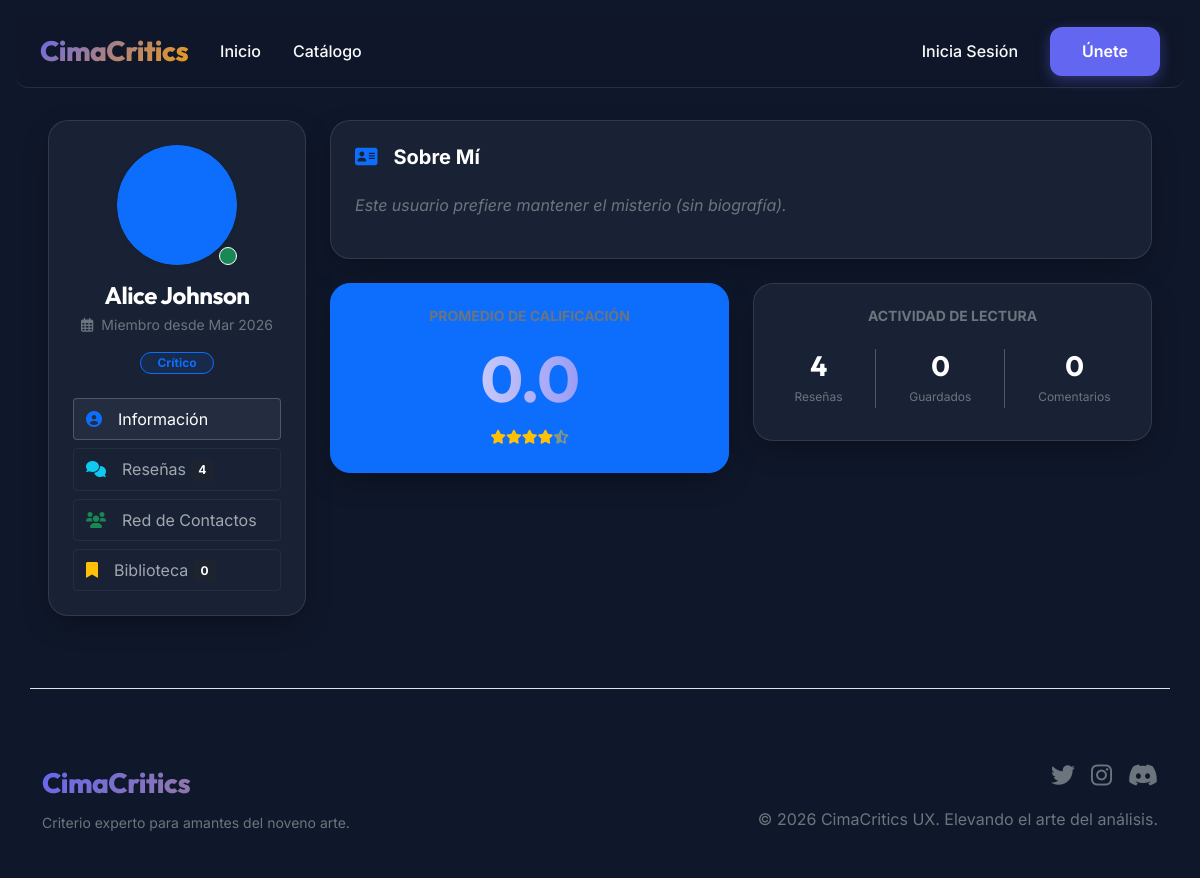
/perfil/1, run on an earlier commit of the app's database.
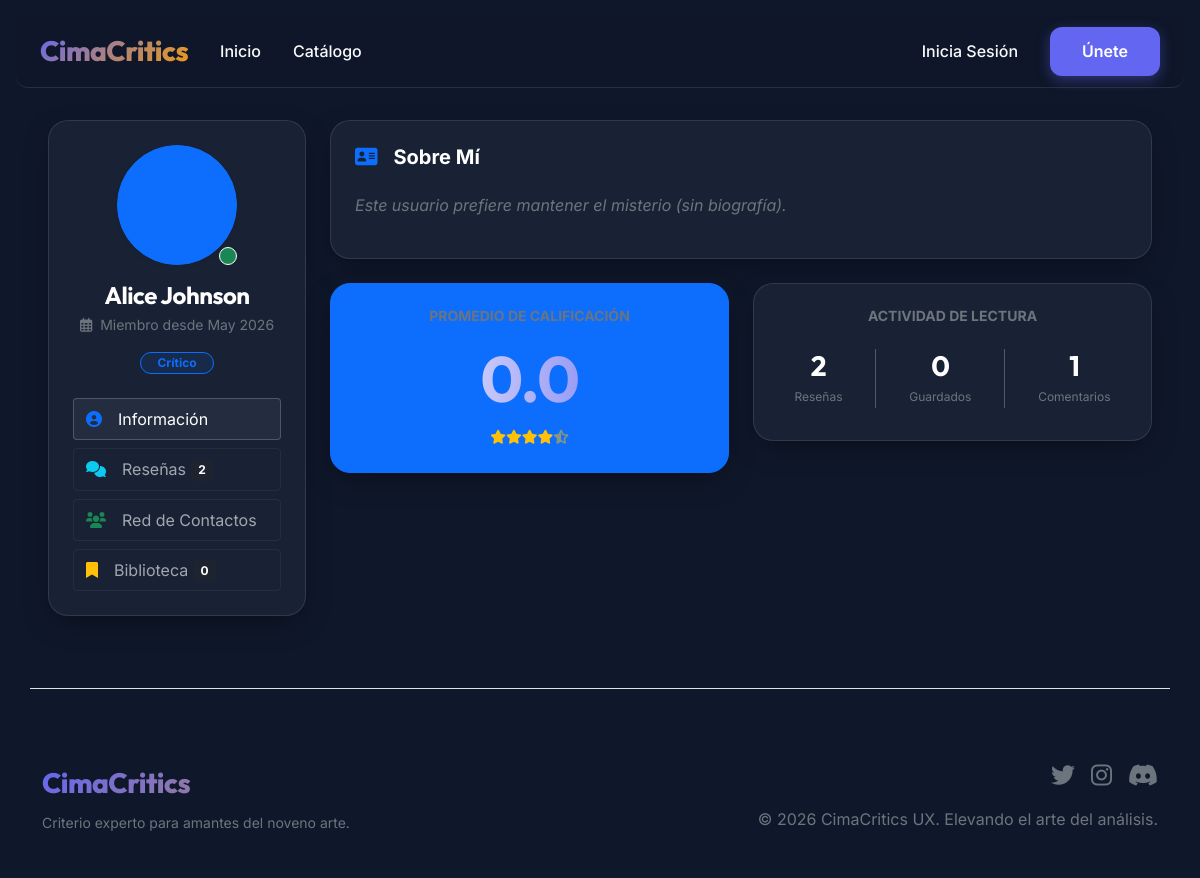
And on a later commit of the database.
### models/__init__.py (models this page shows, shortened)
class Usuario(UserMixin, db.Model):
    __tablename__ = 'usuario'
    id = db.Column(db.Integer, primary_key=True)
    nombre = db.Column(db.String(64), nullable=False)
    email = db.Column(db.String(120), unique=True, nullable=False)
    contraseña_hash = db.Column(db.String(128), nullable=False)
    fecha_registro = db.Column(db.DateTime, default=datetime.utcnow)
    es_admin = db.Column(db.Boolean, default=False)
    es_moderador = db.Column(db.Boolean, default=False)
    bio = db.Column(db.Text)
    avatar_url = db.Column(db.String(256))
    seguidores_count = db.Column(db.Integer, default=0)
    siguiendo_count = db.Column(db.Integer, default=0)
    reviews = db.relationship('Review', backref='autor', lazy='dynamic')
    comentarios = db.relationship('Comentario', backref='autor', lazy='dynamic')
    reportes = db.relationship('Reporte', backref='reportador', lazy='dynamic')
    seguidores = db.relationship('Seguimiento', foreign_keys='Seguimiento.seguido_id', backref='seguido', lazy='dynamic')
    siguiendo = db.relationship('Seguimiento', foreign_keys='Seguimiento.seguidor_id', backref='seguidor', lazy='dynamic')
    comics_guardados = db.relationship('ComicGuardado', backref='usuario', lazy='dynamic', cascade='all, delete-orphan')

### routes/main.py (the view)
@app.route('/perfil/<int:user_id>')
def perfil(user_id):
    user = Usuario.query.get_or_404(user_id)
    reviews = Review.query.filter_by(usuario_id=user_id).order_by(Review.fecha_creacion.desc()).all()
    seguidores = Seguimiento.query.filter_by(seguido_id=user_id).all()
    siguiendo = Seguimiento.query.filter_by(seguidor_id=user_id).all()
    comics_guardados = ComicGuardado.query.filter_by(usuario_id=user_id).order_by(ComicGuardado.fecha_guardado.desc()).all()
    listas_guardadas = group_saved_comics_by_list(comics_guardados)
    comment_count = Comentario.query.filter_by(usuario_id=user_id).count()
    is_following = False
    if current_user.is_authenticated and current_user.id != user_id:
        is_following = Seguimiento.query.filter_by(
            seguidor_id=current_user.id,
            seguido_id=user_id
        ).first() is not None
    form = ReviewForm()
    return render_template('perfil.html', title=f'Perfil de {user.nombre}',
                         user=user, reviews=reviews, form=form, comment_count=comment_count,
                         seguidores=seguidores, siguiendo=siguiendo, comics_guardados=comics_guardados,
                         listas_guardadas=listas_guardadas,
                         is_following=is_following)

### routes/main.py (called while the page is built)
def group_saved_comics_by_list(comics_guardados):
    grouped = {}
    for saved in comics_guardados:
        grouped.setdefault(saved.lista or ComicGuardado.DEFAULT_LISTA, []).append(saved)
    return grouped

### templates/perfil.html (shortened to what the changed rows need)
{% extends "base.html" %}
{% block content %}
<div class="row g-4">
    <div class="col-lg-3">
        <div class="glass-card p-4 text-center">
            <div class="position-relative d-inline-block mb-3">
                {% if user.avatar_url %}
                <img src="{{ user.avatar_url }}" class="rounded-circle shadow-lg border-glass" alt="{{ user.nombre }}"
                    style="width: 120px; height: 120px; object-fit: cover;">
                {% else %}
                <div class="bg-primary bg-opacity-20 rounded-circle d-flex align-items-center justify-content-center mx-auto shadow-sm border border-primary border-opacity-10"
                    style="width: 120px; height: 120px;">
                </div>
                {% endif %}
                <span class="position-absolute bottom-0 end-0 bg-success rounded-circle border border-white"
                    style="width: 18px; height: 18px;"></span>
            </div>
            <h4 class="fw-bold text-white mb-1">{{ user.nombre }}</h4>
            <p class="text-muted small mb-3"><i class="far fa-calendar-alt me-2"></i>Miembro desde {{
                user.fecha_registro.strftime('%b %Y') }}</p>
            <div class="d-flex justify-content-center gap-2 mb-4">
                {% if user.es_admin %}
                <span
                    class="badge rounded-pill bg-danger bg-opacity-10 text-danger border border-danger border-opacity-10 px-3">Admin</span>
                {% else %}
                <span
                    class="badge rounded-pill bg-primary bg-opacity-10 text-primary border border-primary border-opacity-10 px-3">Crítico</span>
                {% endif %}
            </div>
            <div class="nav flex-column gap-2 text-start" id="v-pills-tab" role="tablist">
                <button class="btn btn-outline-glass text-start py-2 active" id="v-pills-perfil-tab"
                    data-bs-toggle="pill" data-bs-target="#v-pills-perfil">
                </button>
                <button class="btn btn-outline-glass text-start py-2" id="v-pills-resenas-tab" data-bs-toggle="pill"
                    data-bs-target="#v-pills-resenas">
                    <i class="fas fa-comments me-3 text-info"></i>Reseñas <span
                        class="badge bg-dark bg-opacity-50 ms-auto">{{ reviews|length }}</span>
                </button>
                <button class="btn btn-outline-glass text-start py-2" id="v-pills-seguidores-tab" data-bs-toggle="pill"
                    data-bs-target="#v-pills-seguidores">
                </button>
                <button class="btn btn-outline-glass text-start py-2" id="v-pills-biblioteca-tab" data-bs-toggle="pill"
                    data-bs-target="#v-pills-biblioteca">
                </button>
            </div>
        </div>
    </div>
    <div class="col-lg-9">
        <div class="tab-content" id="v-pills-tabContent">
            <div class="tab-pane fade show active" id="v-pills-perfil" role="tabpanel">
                <div class="row g-4">
                    <div class="col-md-6">
                        <div
                            class="glass-card p-4 text-center bg-primary bg-opacity-5 border-primary border-opacity-10">
                            <h2 class="display-4 fw-bold title-gradient mb-0">
                                {% if reviews %}
                                {% set total_rating = 0 %}
                                {% for review in reviews %}
                                {% set total_rating = total_rating + review.calificacion %}
                                {% endfor %}
                                {{ "%.1f"|format(total_rating / reviews|length) }}
                                {% else %}
                                0.0
                                {% endif %}
                            </h2>
                        </div>
                    </div>
                    <div class="col-md-6">
                        <div class="glass-card p-4 text-center">
                            <div class="d-flex justify-content-around align-items-center py-2">
                                <div>
                                    <h3 class="fw-bold text-white mb-0">{{ reviews|length }}</h3>
                                    <span class="extra-small text-muted">Reseñas</span>
                                </div>
                                <div>
                                    <h3 class="fw-bold text-white mb-0">{{ comment_count }}</h3>
                                    <span class="extra-small text-muted">Comentarios</span>
                                </div>
                            </div>
                        </div>
                    </div>
                </div>
            </div>
        </div>
    </div>
</div>
{% endblock %}

What changed in the data, as far as the page shows it:
changed Usuario "Alice Johnson": fecha_registro "Mar 2026" → "May 2026"
Also different on the page:
{{ reviews|length }}: "4" → "2"
{{ comment_count }}: "0" → "1"
